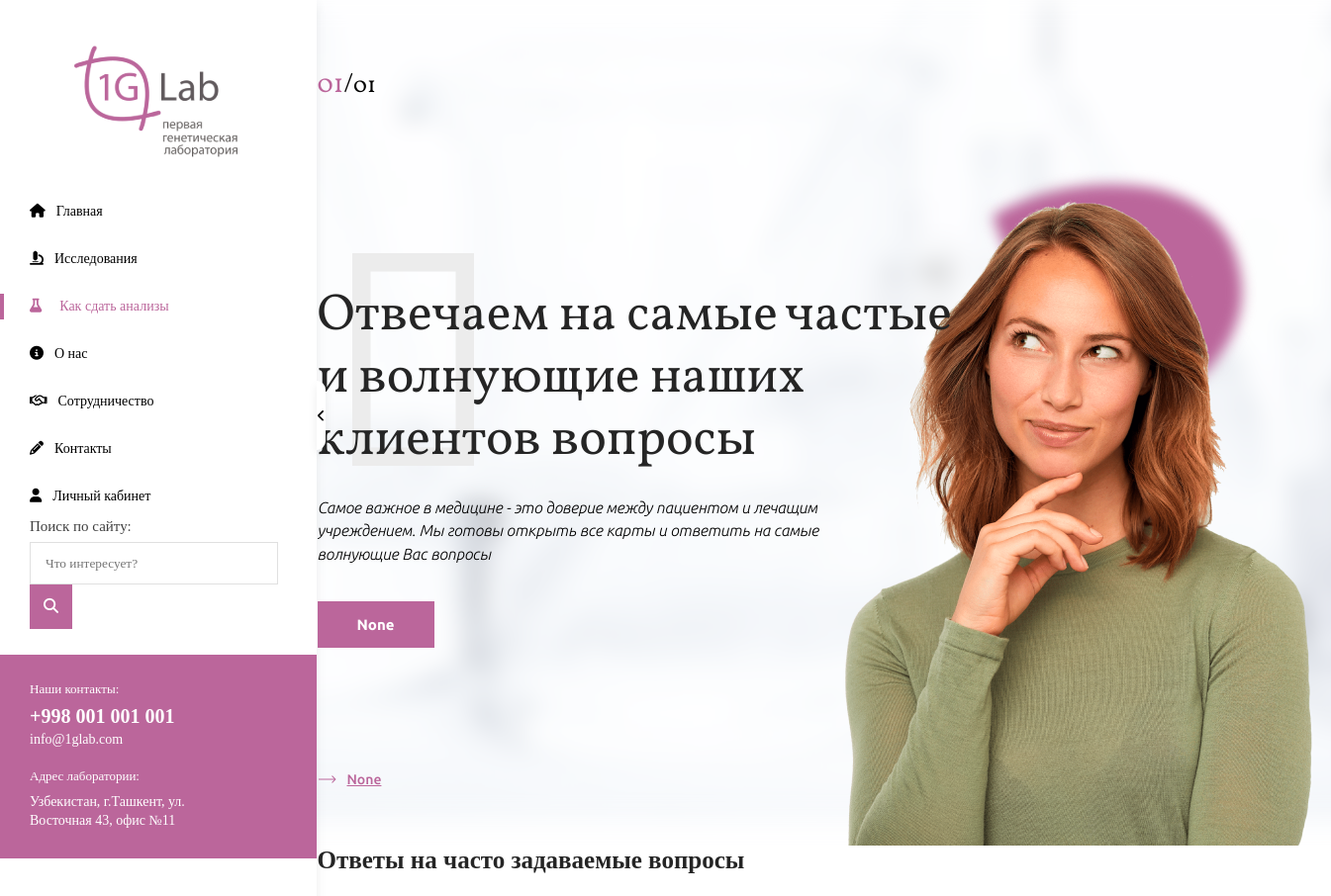
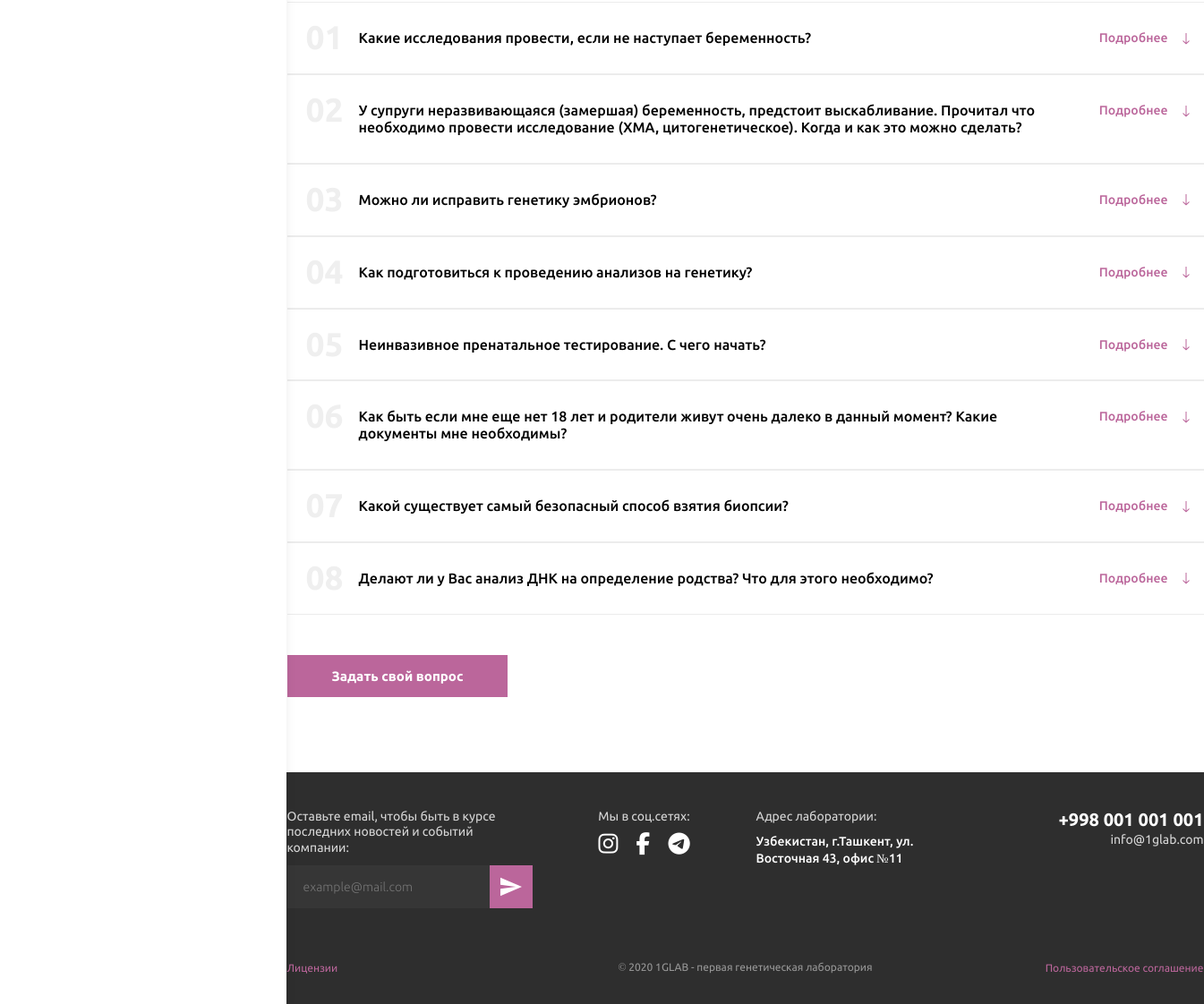
Screenshot of /questions/ with the database file from the repository (2 pictures, top to bottom).
### genlab/apps/main_app/models.py (models this page shows, shortened)
class HeaderSlid(models.Model):
    class Meta:
        db_table = ''
        managed = True
        verbose_name = 'Слайд хедера'
        verbose_name_plural = 'Слайды хедера'
    HOME = 'home'
    RESEARCHES = 'researches'
    QUESTIONS = 'questions'
    COOPERATION = 'cooperation'
    CHOICE_GROUP = {
        (HOME, 'Главная страница'),
        (RESEARCHES, 'Исследования'),
        (QUESTIONS, 'Как сдать анализы'),
        (COOPERATION, 'Сотрудничество'),
    }
    slide_header = models.CharField(("Заголовок слайда"), max_length=500)
    slide_text = models.TextField(("Текст слайда"))
    page = models.CharField(("Страница на которой отображать данный слайд"), choices=CHOICE_GROUP, default=HOME,  max_length=50)
    image = models.ImageField(("Фото отобржаемое на слайдере"), upload_to='img', null=True, blank=True)
    button_text = models.CharField(("Текст кнопки(если есть)"), max_length=50, null=True, blank=True)
    button_link = models.CharField(("Ссылка кнопки"), max_length=50 , null=True, blank=True)
    link_text = models.CharField(("Текст ссылки(если есть)"), max_length=50, null=True, blank=True)
    link_url = models.CharField(("URL ссылки"), max_length=50 , null=True, blank=True)

class QuestionsAnswers(models.Model):
    class Meta:
        db_table = ''
        managed = True
        verbose_name = 'Часто задаваемый вопрос/ответ'
        verbose_name_plural = 'Часто задаваемые вопросы/ответы'
    question = models.CharField(("Вопрос"), max_length=500)
    answer = models.TextField(("Ответ"))
    show_home = models.BooleanField(("Отображение на главной странице"))

### genlab/apps/main_app/views.py (the view)
# urls.py: path('questions/', views.QuestionsView.as_view(), name='questions' ),
class QuestionsView(View):
    def get(self, request):
        slides = HeaderSlid.objects.filter(page='questions')
        questions = QuestionsAnswers.objects.all()
        context={
            'slides':slides,
            'questions': questions,
        }
        return render(request, 'questions.html', context)

### templates/questions.html (shortened to what this page needs)
{% extends "base.html" %}
{% load static %}
{% block content %}
<div class="questions">
    <div class="container">
        <h2 class="questions__header">Ответы на часто задаваемые вопросы</h2>
        <ol class="questions__list list">
           {% for a in questions %}
           <li class="list__item ">
            <h3 class="list__item__question ">
                {{a.question}}
                <span class="list__item__question__button">Подробнее</span>
            </h3>
        </li>
           {% endfor %}
        </ol>
        <div class="questions__row">
            <a href="#" class="questions__row__button">Задать свой вопрос</a>
        </div>
    </div>
</div>
{% endblock %}

### templates/base.html (shortened to what this page needs)
{% load static %}
<!DOCTYPE html>
<html lang="en">
<head>
    <link rel="stylesheet" href="{% static 'style/css/normalize.css' %}">
    <link rel="stylesheet" href="{% static 'style/css/slick.css' %}">
    <link rel="stylesheet" href="{% static 'style/css/style.css' %}">
</head>
<body>
    <div class="wrapper">
        {% include "include/sidebar.html" %}
        <div class="content">
            {% include "include/header-slider.html" %}
            {% block content %}
            {% endblock content %}
            {% include "include/footer.html" %}
        </div>
    </div>
</body>
</html>

### templates/include/sidebar.html (shortened to what this page needs)
{% load static %}
<div class="sidebar">
    <span class="sidebar__open"><i class="fa fa-angle-right" aria-hidden="true"></i></span>
    <div class="sidebar__container">
        <div class="sidebar__logo"><img src="{% static 'img/sidebar-logo.svg' %}" alt=""></div>
        <ul class="sidebar__nav">
            {% url 'home' as url_home %}
            <li class="sidebar__nav__item {% if url_home == request.path %} active {% endif %}">
                <a href="{{url_home}}"><i class="fa fa-home" aria-hidden="true"></i><span class="sidebar__nav__item__text">Главная</span></a></li>
            {% url 'researches' as url_researches %}
            <li class="sidebar__nav__item {% if url_researches == request.path %} active {% endif %}">
                <a href="{{url_researches}}"><i class="fas fa-microscope"></i><span class="sidebar__nav__item__text">Исследования</span></a></li>
            {% url 'questions' as url_questions %}
            <li class="sidebar__nav__item {% if url_questions == request.path %} active {% endif %}">
                <a href="{{url_questions}}"><i class="fas fa-flask"></i><span class="sidebar__nav__item__text">Как сдать анализы</span></a></li>
            {% url 'sorry' as url_sorry %}
            <li class="sidebar__nav__item  ">
                <a href="{{url_sorry}}"><i class="fa fa-info-circle" aria-hidden="true"></i><span class="sidebar__nav__item__text">О нас</span></a></li>
            {% url 'cooperation' as url_cooperation %}
            <li class="sidebar__nav__item {% if url_cooperation == request.path %} active {% endif %}">
                <a href="{{url_cooperation}}"><i class="fa fa-handshake-o" aria-hidden="false"></i><span class="sidebar__nav__item__text">Сотрудничество</span></a></li>
            <li class="sidebar__nav__item " >
                <a href="{{url_sorry}} "><i class="fa fa-pencil" aria-hidden="true"></i><span class="sidebar__nav__item__text">Контакты</span></a></li>
            <li class="sidebar__nav__item ">
                <a href="{{url_sorry}}"><i class="fa fa-user" aria-hidden="true"></i><span class="sidebar__nav__item__text">Личный кабинет</span></a></li>
        </ul>
        <div class="sidebar__search">
            <p class="sidebar__search__text">Поиск по сайту:</p>
            <div class="sidebar__search__input">
                <input type="text" class="sidebar__search__input__item" placeholder="Что интересует?"><button class="sidebar__search__input__button">
                    <i class="fa fa-search" aria-hidden="true"></i>
                </button>
            </div>
        </div>
    </div>
    <div class="sidebar__contacts">
        <div class="sidebar__container">
            <div class="sidebar__contacts__full">
                <p class="sidebar__contacts__text">Наши контакты:</p>
                <h3 class="sidebar__contacts__phone">+998 001 001 001</h3>
                <p class="sidebar__contacts__email">info@1glab.com</p>
                <p class="sidebar__contacts__text">Адрес лаборатории:</p>
                <p class="sidebar__contacts__address">
                    Узбекистан, г.Ташкент,
                    ул. Восточная 43, офис №11
                </p>
            </div>
        </div>
    </div>
</div>

### templates/include/header-slider.html (shortened to what this page needs)
{% load static %}
{% url 'home' as home_url %}
{% url 'cooperation' as cooperation_url%}
{% url 'questions' as questions_url%}
{% url 'researches' as researches_url%}
{% block header-slider %}
    <header class="header">
        <div class="container">
            <div class="header__slider" id="slider-1">
               {% for slide in slides %}
                <div class="header__slider__item" style="background: url({{slide.image.url}}){% if request.path == home_url %}
                        , url({% static 'img/header-rectangle-big.svg' %});
                        {% elif request.path == cooperation_url %}
                        , url({% static 'img/triangle.svg' %});
                        {% elif request.path == questions_url %}
                        , url({% static 'img/question-mark.svg' %});
                        {% elif request.path == researches_url %}
                        , url({% static 'img/ellipse.svg' %});
                        {% endif %}
                        ">
                        <div class="header__slider__item__content">
                            <div class="header__slider__item__content__navigate">
                                <p class="header__slider__item__content__navigate__slides num header__navigate" id="slider-nav-1">
                                    <span class="num__this">01</span>/<span class="num__all"></span>
                                </p>
                            </div>
                            <h1 class="header__slider__item__content__header">{{slide.slide_header}}</h1>
                            <p class="header__slider__item__content__text">{{slide.slide_text}}</p>
                            <a href="" class="header__slider__item__content__button">{{slide.button_text}}</a>
                            <a href="" class="header__slider__item__content__link">{{slide.link_text}}</a>
                        </div>
                    </div>
               {% endfor %}
            </div>
        </div>
    </header>
{% endblock header-slider %}

### templates/include/footer.html
{% load static %}
<footer class="footer">
    <div class="container">
        <div class="footer__row row">
            <div class="row__column">
                <h3 class="row__column__title">Оставьте email, чтобы быть в курсе последних новостей и событий компании:</h3>
                <div class="row__column__send send">
                    <input type="text" class="send__input" placeholder="example@mail.com">
                    <button class="send__button"><img src="{% static 'img/plane.svg' %}" alt=""></button>
                </div>
            </div>
            <div class="row__column">
                <h3 class="row__column__title">Мы в соц.сетях:</h3>
                <div class="row__column__socials">
                    <a href=""><i class="fa fa-instagram" aria-hidden="true"></i></a>
                    <a href=""><i class="fa fa-facebook" aria-hidden="true"></i></a>
                    <a href=""><i class="fab fa-telegram-plane" aria-hidden="true"></i></a>
                </div>
            </div>
            <div class="row__column">
                <h3 class="row__column__title">Адрес лаборатории:</h3>
                <p class="row__column__adress">
                    Узбекистан, г.Ташкент,
                    ул. Восточная 43, офис №11
                </p>
            </div>
            <div class="row__column">
                <a  href="tel:++998 001 001 001" class="row__column__phone">
                    +998 001 001 001
                </a>
                <a href="mailto:info@1glab.com" class="row__column__mail">info@1glab.com</a>
            </div>
        </div>
        <div class="footer__row row">
            <div class="row__column">
                <a href="#" class="row__column__link row__column__link_1">Лицензии</a>
            </div>
            <div class="row__column">
                <p class="row__column__copyright">© 2020 1GLAB - первая генетическая лаборатория</p>
            </div>
            <div class="row__column">
                <a href="#" class="row__column__link row__column__link_2">Пользовательское соглашение</a>
            </div>
        </div>
    </div>
</footer>

### rows the page displays
HeaderSlid: image (picture), slide_header "Отвечаем на самые частые и волнующие наших клиентов вопросы", slide_text "Самое важное в медицине - это доверие между пациентом и лечащим учреждением. Мы готовы открыть все карты и ответить на самые волнующие Вас вопросы", button_text "None", link_text "None"
QuestionsAnswers: question "Какие исследования провести, если не наступает беременность?"
QuestionsAnswers: question "У супруги неразвивающаяся (замершая) беременность, предстоит выскабливание. Прочитал что необходимо провести исследование (ХМА, цитогенетическое). Когда и как это можно сделать?"
QuestionsAnswers: question "Можно ли исправить генетику эмбрионов?"
QuestionsAnswers: question "Как подготовиться к проведению анализов на генетику?"
QuestionsAnswers: question "Неинвазивное пренатальное тестирование. С чего начать?"
QuestionsAnswers: question "Как быть если мне еще нет 18 лет и родители живут очень далеко в данный момент? Какие документы мне необходимы?"
QuestionsAnswers: question "Какой существует самый безопасный способ взятия биопсии?"
QuestionsAnswers: question "Делают ли у Вас анализ ДНК на определение родства? Что для этого необходимо?"
